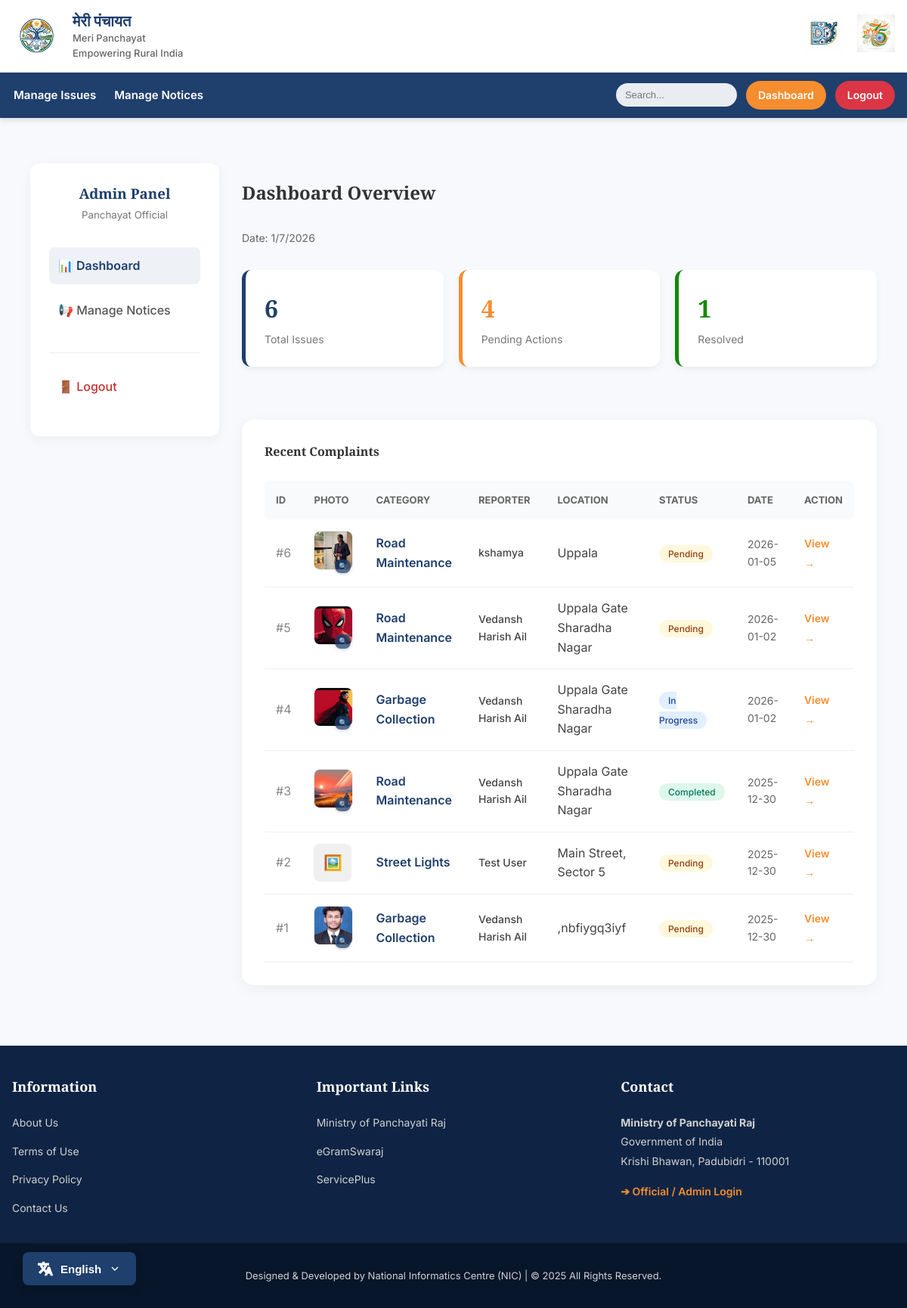
Page /admin (signed in) on the committed database.
### tables this page shows
CREATE TABLE issues (
        id INTEGER PRIMARY KEY AUTOINCREMENT,
        panchayath_id INTEGER,
        category TEXT,
        description TEXT,
        location TEXT,
        status TEXT DEFAULT 'Pending',
        created_at DATETIME DEFAULT CURRENT_TIMESTAMP
    , photo_path TEXT, user_id INTEGER);

CREATE TABLE users (
        id INTEGER PRIMARY KEY AUTOINCREMENT,
        name TEXT,
        email TEXT UNIQUE,
        mobile TEXT,
        password_hash TEXT,
        created_at DATETIME DEFAULT CURRENT_TIMESTAMP
    );

### app.py (the view)
@app.route("/admin")
@login_required
def admin_dashboard():
    pid = session["panchayath_id"]
    conn = connect_db()
    issues = conn.execute("""
        SELECT i.*, u.name as reporter_name
        FROM issues i
        LEFT JOIN users u ON i.user_id = u.id
        WHERE i.panchayath_id = ?
        ORDER BY i.created_at DESC
    """, (pid,)).fetchall()
    conn.close()
    return render_template("admin/dashboard.html", issues=issues)

### app.py (called while the page is built)
def connect_db():
    conn = sqlite3.connect(DB_NAME)
    conn.row_factory = sqlite3.Row
    return conn

@app.context_processor
def inject_get_text():
    def get_text(key):
        lang = session.get("lang", "en")
        return TRANSLATIONS.get(lang, TRANSLATIONS["en"]).get(key, key)
    return dict(get_text=get_text)

def login_required(f):
    @wraps(f)
    def decorated_function(*args, **kwargs):
        if "admin_id" not in session:
            flash("Please login to access this page.", "warning")
            return redirect(url_for("admin_login"))
        return f(*args, **kwargs)
    return decorated_function

### templates/admin/dashboard.html (shortened to what this page needs)
{% extends "base.html" %}
{% block css %}
<link rel="stylesheet" href="{{ url_for('static', filename='css/dashboard.css') }}">
{% endblock %}
{% block content %}
<div class="admin-dashboard-container"
  style="display: grid; grid-template-columns: 250px 1fr; gap: 30px; padding: 40px; min-height: 80vh; max-width: 1400px; margin: auto;">
  <aside class="admin-sidebar"
    style="background: white; padding: 25px; border-radius: 12px; box-shadow: 0 4px 15px rgba(0,0,0,0.05); height: fit-content;">
    <div style="text-align: center; margin-bottom: 30px;">
      <h3 style="color: var(--primary-color); margin: 0; font-family: var(--font-serif);">Admin Panel</h3>
      <small style="color: #777;">Panchayat Official</small>
    </div>
    <nav class="admin-nav">
      <ul style="list-style: none; padding: 0;">
        <li style="margin-bottom: 10px;">
          <a href="{{ url_for('admin_dashboard') }}"
            style="display: block; padding: 12px; background: #eef2f7; color: var(--primary-color); border-radius: 8px; font-weight: 600; text-decoration: none;">
            📊 Dashboard
          </a>
        </li>
        <li style="margin-bottom: 10px;">
          <a href="{{ url_for('admin_notices') }}"
            style="display: block; padding: 12px; color: #555; text-decoration: none; transition: 0.2s;"
            onmouseover="this.style.color='var(--primary-color)'" onmouseout="this.style.color='#555'">
            📢 Manage Notices
          </a>
        </li>
        <li style="margin-top: 30px; border-top: 1px solid #eee; padding-top: 20px;">
          <a href="{{ url_for('admin_logout') }}"
            style="display: block; padding: 12px; color: #c53030; text-decoration: none; font-weight: 500;">
            🚪 Logout
          </a>
        </li>
      </ul>
    </nav>
  </aside>
  <main class="dashboard-main">
    <h2 style="margin: 0; color: #333;">Dashboard Overview</h2>
    <span style="font-size: 14px; color: #666;" id="currentDate"></span>
    <div class="dashboard-stats"
      style="display: grid; grid-template-columns: repeat(auto-fit, minmax(200px, 1fr)); gap: 20px; margin-bottom: 40px;">
      <div class="stat-card"
        style="background: white; padding: 25px; border-radius: 12px; box-shadow: 0 4px 10px rgba(0,0,0,0.05); border-left: 5px solid var(--primary-color);">
        <h3 style="margin: 0; font-size: 32px; color: var(--primary-color);">{{ issues|length }}</h3>
        <p style="margin: 5px 0 0; color: #777; font-size: 14px;">Total Issues</p>
      </div>
      <div class="stat-card"
        style="background: white; padding: 25px; border-radius: 12px; box-shadow: 0 4px 10px rgba(0,0,0,0.05); border-left: 5px solid var(--secondary-color);">
        {% set pending = issues|selectattr('status', 'equalto', 'Pending')|list|length %}
        <h3 style="margin: 0; font-size: 32px; color: var(--secondary-color);">{{ pending }}</h3>
        <p style="margin: 5px 0 0; color: #777; font-size: 14px;">Pending Actions</p>
      </div>
      <div class="stat-card"
        style="background: white; padding: 25px; border-radius: 12px; box-shadow: 0 4px 10px rgba(0,0,0,0.05); border-left: 5px solid var(--accent-color);">
        {% set resolved = issues|selectattr('status', 'equalto', 'Completed')|list|length %}
        <h3 style="margin: 0; font-size: 32px; color: var(--accent-color);">{{ resolved }}</h3>
        <p style="margin: 5px 0 0; color: #777; font-size: 14px;">Resolved</p>
      </div>
    </div>
    <div class="recent-issues"
      style="background: white; padding: 30px; border-radius: 16px; box-shadow: 0 5px 20px rgba(0,0,0,0.05);">
      <h4 style="margin-top: 0; margin-bottom: 25px; color: #333;">Recent Complaints</h4>
      <div style="overflow-x: auto;">
        <table style="width: 100%; border-collapse: collapse;">
          <thead>
            <tr style="text-align: left; background: #f9fafb; color: #666; font-size: 13px; text-transform: uppercase;">
              <th style="padding: 15px; border-radius: 8px 0 0 8px;">ID</th>
              <th style="padding: 15px;">Photo</th>
              <th style="padding: 15px;">Category</th>
              <th style="padding: 15px;">Reporter</th>
              <th style="padding: 15px;">Location</th>
              <th style="padding: 15px;">Status</th>
              <th style="padding: 15px;">Date</th>
              <th style="padding: 15px; border-radius: 0 8px 8px 0;">Action</th>
            </tr>
          </thead>
          <tbody>
            {% for i in issues %}
            <tr style="border-bottom: 1px solid #eee; transition: background 0.2s;">
              <td style="padding: 15px; color: #888;">#{{ i.id }}</td>
              <td style="padding: 15px;">
                {% if i.photo_path %}
                <div style="position: relative; display: inline-block;">
                  <img src="{{ url_for('static', filename=i.photo_path) }}"
                    style="width: 50px; height: 50px; object-fit: cover; border-radius: 8px; border: 1px solid #eee; cursor: pointer;"
                    onclick="openImageModal('{{ url_for('static', filename=i.photo_path) }}')"
                    title="Click to view full size">
                  <div
                    style="position: absolute; bottom: 3px; right: 3px; background: rgba(31, 63, 109, 0.75); color: white; padding: 2px 5px; border-radius: 8px; font-size: 9px; font-weight: 600; box-shadow: 0 1px 4px rgba(0,0,0,0.2);">
                    🔍
                  </div>
                </div>
                {% else %}
                <div
                  style="width: 50px; height: 50px; background: #f0f0f0; border-radius: 8px; display: flex; align-items: center; justify-content: center; font-size: 20px;">
                  🖼️</div>
                {% endif %}
              </td>
              <td style="padding: 15px; font-weight: 600; color: var(--primary-color);">{{ i.category }}</td>
              <td style="padding: 15px; font-size: 14px;">
                <span style="font-weight: 500;">{{ i.reporter_name or 'Unknown' }}</span>
              </td>
              <td style="padding: 15px;">{{ i.location }}</td>
              <td style="padding: 15px;">
                <span style="font-size: 12px; padding: 4px 12px; border-radius: 20px; font-weight: 500;
                    {% if i.status == 'Completed' %} background: #def7ec; color: #047857;
                    {% elif i.status == 'In Progress' %} background: #e1effe; color: #1e429f;
                    {% else %} background: #fff8dd; color: #92400e; {% endif %}">
                  {{ i.status }}
                </span>
              </td>
              <td style="padding: 15px; font-size: 14px; color: #666;">{{ i.created_at[:10] }}</td>
              <td style="padding: 15px;">
                <a href="{{ url_for('admin_issue_detail', issue_id=i.id) }}"
                  style="text-decoration: none; color: var(--secondary-color); font-weight: 600; font-size: 14px;">View
                  &rarr;</a>
              </td>
            </tr>
            {% else %}
            <tr>
              <td colspan="6" style="padding: 30px; text-align: center; color: #777;">No issues found.</td>
            </tr>
            {% endfor %}
          </tbody>
        </table>
      </div>
    </div>
  </main>
</div>
{% endblock %}

### static/css/layout.css (style rules this page uses)
:root { --primary-color: #1f3f6d; --secondary-color: #f68d2e; --accent-color: #138808; --text-color: #333; --bg-color: #f7f9fc; --white: #ffffff; --font-main: 'Inter', sans-serif; --font-serif: 'Playfair Display', serif; }
body { margin: 0; font-family: var(--font-main); background: var(--bg-color); color: var(--text-color); line-height: 1.6; font-size: 16px; -webkit-font-smoothing: antialiased; -moz-osx-font-smoothing: grayscale; }
h1, h2, h3, h4, h5, h6 { font-family: var(--font-serif); font-weight: 700; margin-top: 0; }
main { padding: 20px 0; min-height: 60vh; }

### static/css/dashboard.css (style rules this page uses)
.admin-dashboard-container { display: grid; grid-template-columns: 250px 1fr; gap: 30px; padding: 40px; min-height: 80vh; max-width: 1400px; margin: auto; }
.admin-sidebar { background: var(--white); padding: 25px; border-radius: 12px; box-shadow: 0 4px 15px rgba(0, 0, 0, 0.05); height: fit-content; }
.admin-nav ul { list-style: none; padding: 0; }
.admin-nav li { margin-bottom: 10px; }
.admin-nav a { display: block; padding: 12px; color: #555; text-decoration: none; transition: 0.2s; border-radius: 8px; font-weight: 500; }
.dashboard-main { display: grid; gap: 30px; }
.dashboard-stats { display: grid; grid-template-columns: repeat(auto-fit, minmax(200px, 1fr)); gap: 20px; margin-bottom: 40px; }
.stat-card { background: var(--white); padding: 25px; border-radius: 12px; box-shadow: 0 4px 10px rgba(0, 0, 0, 0.05); border-left: 5px solid transparent; }
.recent-issues, .notice-list-container, .notice-create { background: var(--white); padding: 30px; border-radius: 12px; box-shadow: 0 4px 15px rgba(0, 0, 0, 0.05); }
table { width: 100%; border-collapse: collapse; }
th { text-align: left; background: #f9fafb; color: #666; font-size: 13px; text-transform: uppercase; padding: 15px; }
td { padding: 15px; border-bottom: 1px solid #eee; color: #444; }

### rows in the picture
issues: id "6", photo_path (picture), category "Road Maintenance", name "kshamya", location "Uppala", status "Pending", created_at "2026-01-05"
issues: id "5", photo_path (picture), category "Road Maintenance", name "Vedansh Harish Ail", location "Uppala Gate Sharadha Nagar", status "Pending", created_at "2026-01-02"
issues: id "4", photo_path (picture), category "Garbage Collection", name "Vedansh Harish Ail", location "Uppala Gate Sharadha Nagar", status "In Progress", created_at "2026-01-02"
issues: id "3", photo_path (picture), category "Road Maintenance", name "Vedansh Harish Ail", location "Uppala Gate Sharadha Nagar", status "Completed", created_at "2025-12-30"
issues: id "2", category "Street Lights", name "Test User", location "Main Street, Sector 5", status "Pending", created_at "2025-12-30"
issues: id "1", photo_path (picture), category "Garbage Collection", name "Vedansh Harish Ail", location ",nbfiygq3iyf", status "Pending", created_at "2025-12-30"

### other values in the picture
{{ get_text('manage_issues') }} "Manage Issues"
{{ get_text('manage_notices') }} "Manage Notices"
{{ get_text('dashboard') }} "Dashboard"
{{ get_text('logout') }} "Logout"
{{ issues|length }} "6"
{{ pending }} "4"
{{ resolved }} "1"
{{ get_text('information') }} "Information"
{{ get_text('about_us') }} "About Us"
{{ get_text('terms_use') }} "Terms of Use"
{{ get_text('privacy_policy') }} "Privacy Policy"
{{ get_text('contact_us') }} "Contact Us"
{{ get_text('important_links') }} "Important Links"
{{ get_text('ministry_name') }} "Ministry of Panchayati Raj"
{{ get_text('contact') }} "Contact"
